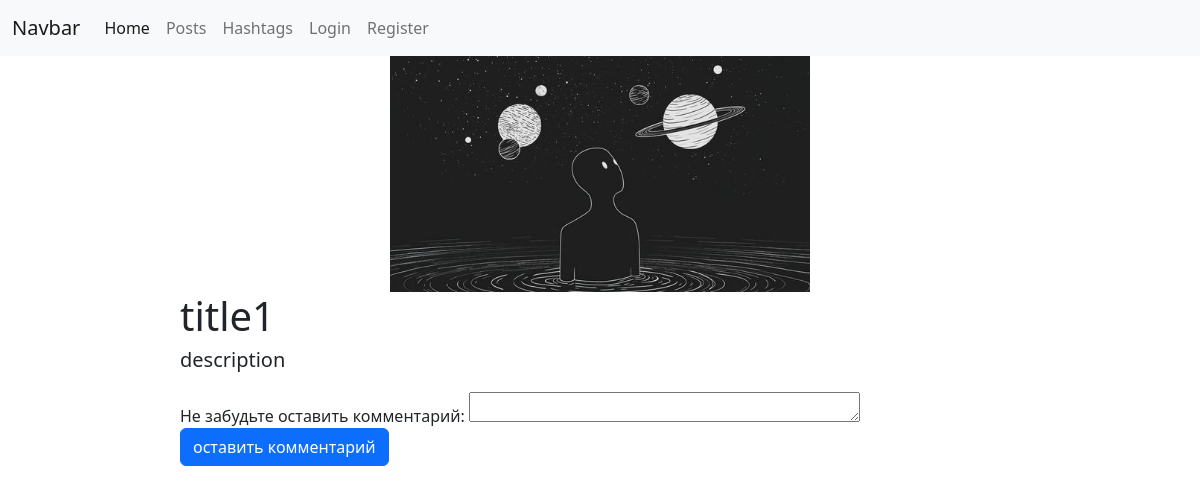
Page /posts/1/ on the earlier database version.
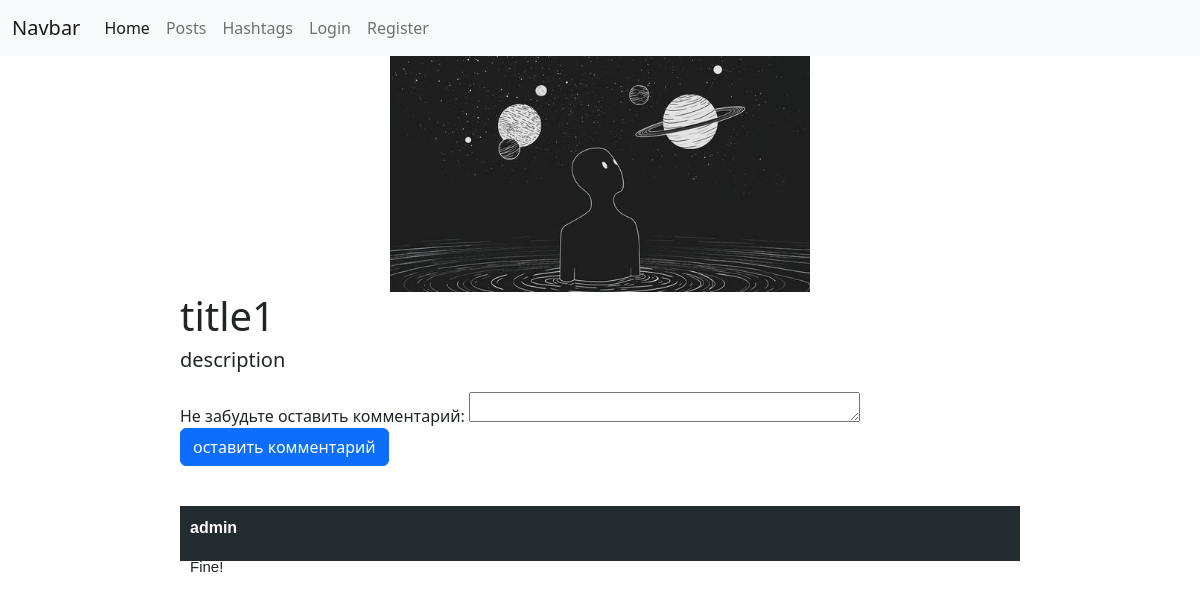
Same page on the later database version.
### posts/models.py (models this page shows, shortened)
class Post(models.Model):
    author = models.ForeignKey(User, on_delete=models.CASCADE, null=True)
    title = models.CharField(max_length=255)
    description = models.TextField()
    image = models.ImageField()
    rate = models.DecimalField(max_digits=10, decimal_places=1)
    hashtag = models.ForeignKey(Hashtag, on_delete=models.CASCADE, null=True, related_name='posts')

class Comment(models.Model):
    author = models.ForeignKey(User, on_delete=models.CASCADE)
    text = models.TextField()
    post = models.ForeignKey(Post, on_delete=models.CASCADE)

### posts/views.py (the view, shortened to what this page needs)
# urls.py: path('posts/<int:id>/', post_detail_view),
def post_detail_view(request, **kwargs):
    if request.method == 'GET':
        post = Post.objects.get(id=kwargs['id'])
        comments = Comment.objects.filter(post=post)
        data = {
            'post': post,
            'comments': comments,
            'form': CommentCreateForm,
            'user': get_user_from_request(request)
        }
        return render(request, 'posts/detail.html', context=data)

### users/utils.py (called while the page is built)
def get_user_from_request(request):
    return request.user if not request.user.is_anonymous else None

### templates/posts/detail.html (shortened to what this page needs)
{% extends 'layouts/main.html' %}
{% block content %}
    <div class="post">
        <div class="image">
            <img src="/media/{{ post.image }}/" alt="">
        </div>
        <div>
            <div style="display:flex; justify-content: space-between">
                <h1>{{ post.title }}</h1>
            </div>
            <h5>{{ post.description }}</h5>
        </div>
    </div>
     <div class="create_comment">
        <form action="/posts/{{ post.id }}/" method="post">
            {{ form }}
            <input type="submit" class="btn btn-primary" value="оставить комментарий">
        </form>
    </div>
    <div class="comments">
        {% for comment in comments %}
            <div>
                <p class="author">{{ comment.author.username }}</p>
                <p class="text">{{ comment.text }}</p>
            </div>
        {% endfor %}
    </div>
{% endblock %}

### templates/layouts/main.html (shortened to what this page needs)
<!doctype html>
<html lang="en">
<head>
    <link rel="stylesheet" href="https://cdn.jsdelivr.net/npm/bootstrap@5.2.2/dist/css/bootstrap.min.css"
>
</head>
<body>
<div class="header">
    <nav class="navbar navbar-expand-lg navbar-light bg-light">
        <div class="container-fluid">
            <a class="navbar-brand" href="#">Navbar</a>
            <div class="collapse navbar-collapse" id="navbarNavAltMarkup">
                <div class="navbar-nav">
                    <a class="nav-link active" aria-current="page" href="/">Home</a>
                    <a class="nav-link" href="/posts">Posts</a>
                    <a class="nav-link" href="/hashtags">Hashtags</a>
                    {% if user %}
                        <a style="color: green" class="nav-link" href="/posts/create">
                            Create Post
                        </a>
                        <p class="nav-link">User: {{ user.username }}</p>
                        <a href="/users/logout/" class="btn btn-primary">Logout</a>
                    {% else %}
                        <a href="/users/login/" class="nav-link">Login</a>
                        <a href="/users/register/" class="nav-link">Register</a>
                    {% endif %}
            </div>
        </div>
    </nav>
</div>
{% block content %}
{% endblock %}
</body>
</html>

### templates/posts/detail.html (style rules this page uses)
.image > img { width: 50%; margin-left: 25%; }
.comments { width: 70%; margin-left: 15%; }
.comments > div { height: 55px; margin-bottom: 20px; background: #242b2e; padding: 10px; }
.author { color: #fff; flex: 18px; font-family: sans-serif; font-weight: bold; }
.text { font-size: 15px; height: 30px; font-family: sans-serif; }
.post { width: 70%; margin-left: 15%; }
.create_comment { width: 70%; margin-left: 15%; margin-bottom: 40px; margin-top: 20px; }
textarea { height: 30px; }

Differences in the rows shown:
added Comment: author.username "admin", text "Fine!"
